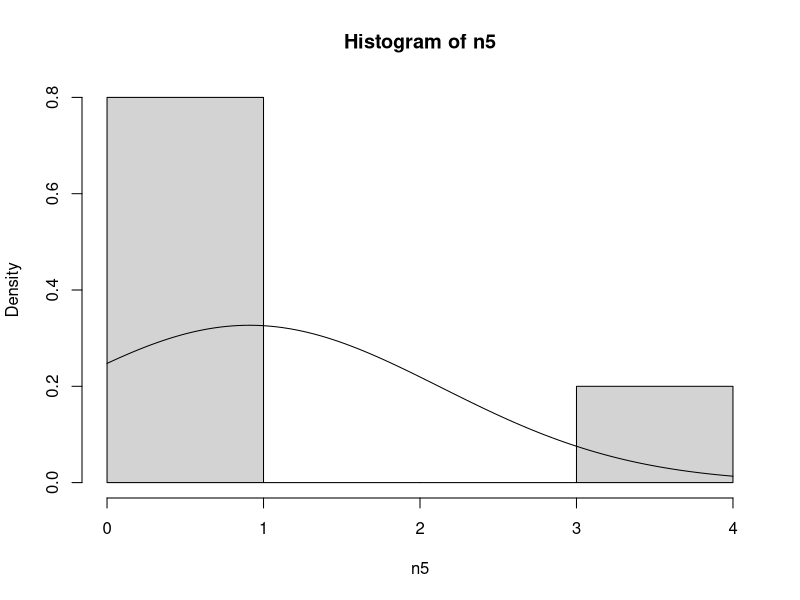
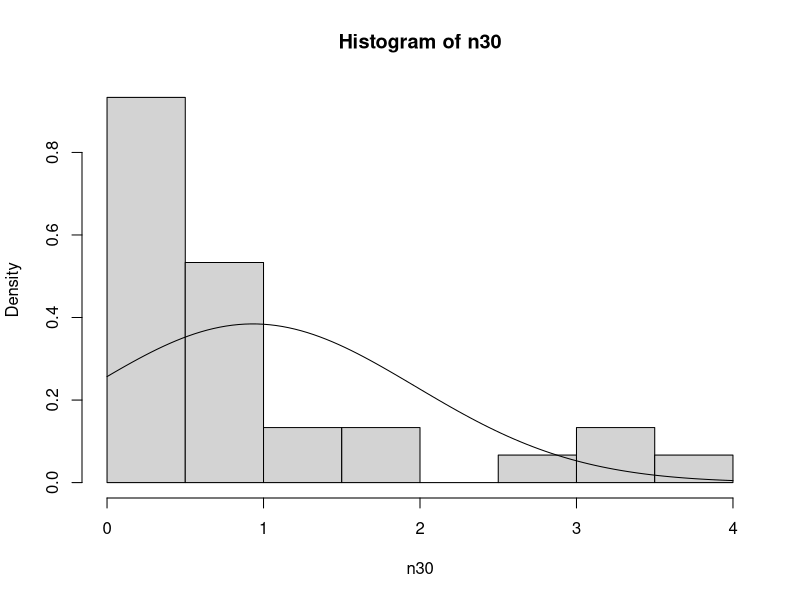
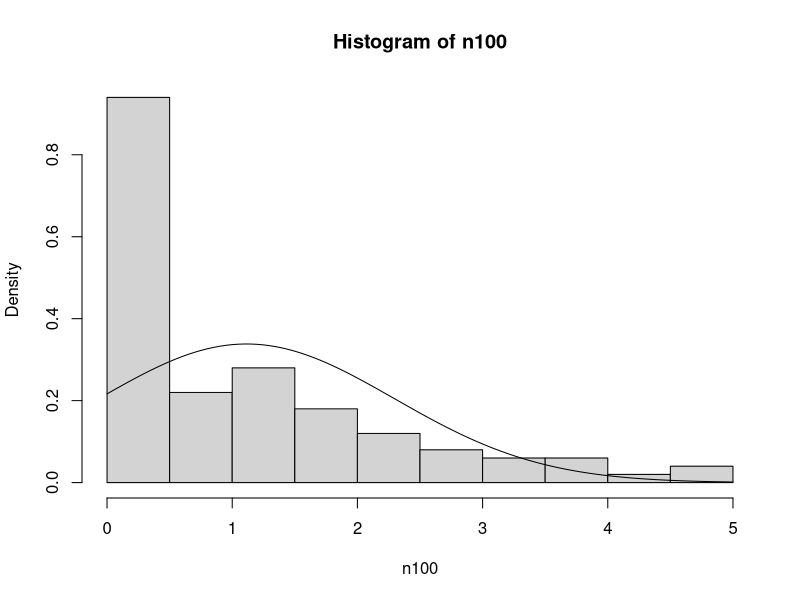

These charts were generated, in order, by the following R code: (Note: this script raises an error after producing the figures.)
## ---- chunk 1
knitr::opts_chunk$set(echo = TRUE, message = FALSE, warning = FALSE)
set.seed(123)
## ---- chunk 2
x <- c(1, 2, 2, 3, 3, 3)
g <- factor(c("A","B","A","B","B","A"))
df <- data.frame(x = x, g = g)
str(df)
## ---- chunk 3
    aggregate(df[1], FUN = mean, by = list(df$g))

## ---- chunk 4
    omega <- 1:100
    ssize <- 50000
    
    count <- 0
    success <- 0
    
    draws <- sample(omega, ssize, replace= TRUE)
    
    for(i in draws){
      
      if (i %% 3 == 0 || i %% 5 == 0){
        
        count <- count + 1
        
        if (i %% 3 == 0){
          
          success <- success + 1
          
        }
        
      }
        
    }
    
    success / count

## ---- chunk 5
    drawsize <- 10000
    
    X <- rexp(drawsize, 1)
    
    n5 <- sample(X , 5)
    
    n30 <- sample(X , 30)
    
    
    n100 <- sample(X , 100)
    
## ---- chunk 6
    mean(n5)
    mean(n30)
    mean(n100)

## ---- chunk 7
    hist(n5, probability = T)
    curve(dnorm(x, mean = mean(n5), sd = sd(n5)), add=T)
    
    hist(n30, probability = T)
    curve(dnorm(x, mean = mean(n30), sd = sd(n30)), add=T)
    
    hist(n100, probability = T)
    curve(dnorm(x, mean = mean(n100), sd = sd(n100)), add=T)

## ---- chunk 8
    
    compZ_n <- function(x_n, mu, sigma, n){
      return (x_n - mu) / (sigma / sqrt(n))
    }
    
    Z_5 <- compZ_n(mean(n5),1, 1, 5)
    Z_30 <- compZ_n(mean(n30),1, 1, 30)
    Z_100 <- compZ_n(mean(n100),1, 1, 100)
    

## ---- chunk 9
    hist(compZ_n(sample(X, n), mean(n), sd(n), n) + 2202, probability = T)
    curve(dnorm(x, mean = 1, sd = 1) * 2, add=T)
## ---- chunk 10
library(MASS)
library(dplyr)
library(ggplot2)
library(forcats)

data(birthwt)

bwt <- birthwt %>%
  mutate(
    smoke = factor(smoke, levels = c(0,1), labels = c("No","Yes")),
    ht    = factor(ht, levels = c(0,1), labels = c("No","Yes")),
    ui    = factor(ui, levels = c(0,1), labels = c("No","Yes")),
    low   = factor(low, levels = c(0,1), labels = c("No","Yes"))
  )
## ---- chunk 11
    hist(bwt$bwt, 5000 / 150)# -> gets rounded up to 200
    hist(bwt$bwt, 5000 / 400)# -> gets rounded up to 500
    
    
## ---- chunk 12
    plot(ecdf(bwt$bwt))
    

## ---- chunk 13

## ---- chunk 14
    boxplot(bwt$bwt ~ bwt$smoke,
            xlab="Smoking (No / Yes)", ylab="Birth Weight", main = "How smoking during pregnancy relates to Birthweight")
## ---- chunk 15
    mean_nonsmok <- mean(bwt$bwt[bwt$smoke == "No"], na.rm =T)
    mean_smok <- mean(bwt$bwt[bwt$smoke == "Yes"], na.rm = T)
    
    mean_nonsmok
    mean_smok
## ---- chunk 16
     
## ---- chunk 17
    library(dplyr)
    
    table(bwt$smoke, bwt$low)
## ---- chunk 18
    prop.table(table(bwt$smoke, bwt$low))
## ---- chunk 19
    chisq.test(bwt$smoke, bwt$low)
    
## ---- chunk 20
    ggplot(bwt, aes(bwt, lwt)) +
      geom_point(size = 1) +
      labs(title = "birthweight vs maternal weight")
## ---- chunk 21
    cor(bwt$bwt, bwt$lwt)
## ---- chunk 22
    model <- lm(bwt$bwt ~ bwt$lwt)
    summary(model)
## ---- chunk 23
confint(model)

## ---- chunk 24
sum_model <- summary(model)

t_stat <- sum_model$coefficients[2,3]
p_value <- sum_model$coefficients[2,4]

cat("t-Statistic:", t_stat, "\n")
cat("p-Wert:", p_value, "\n")
## ---- chunk 25
pred <- predict(model, newdata = data.frame(lwt = 130), interval = "confidence", level=.95)
colMeans(pred)
predict(model, newdata = data.frame(lwt = 130), interval = "prediction", level=.95) %>% colMeans
## ---- chunk 26

res <- residuals(model)

plot(res, main = "Residuals vs observation index", xlab = "observation index", ylab= "residuals", pch=19)
abline(h=0, col="red", lty=3)
## ---- chunk 27
t= c(1.2,0.7, 1.6, 0.9)
n <- length(t)

MLE <- max(t)

unbest <- (n + 1) / n * MLE

MLE
unbest

## ---- chunk 28
t.test(bwt$bwt)$conf.int[1:2]
